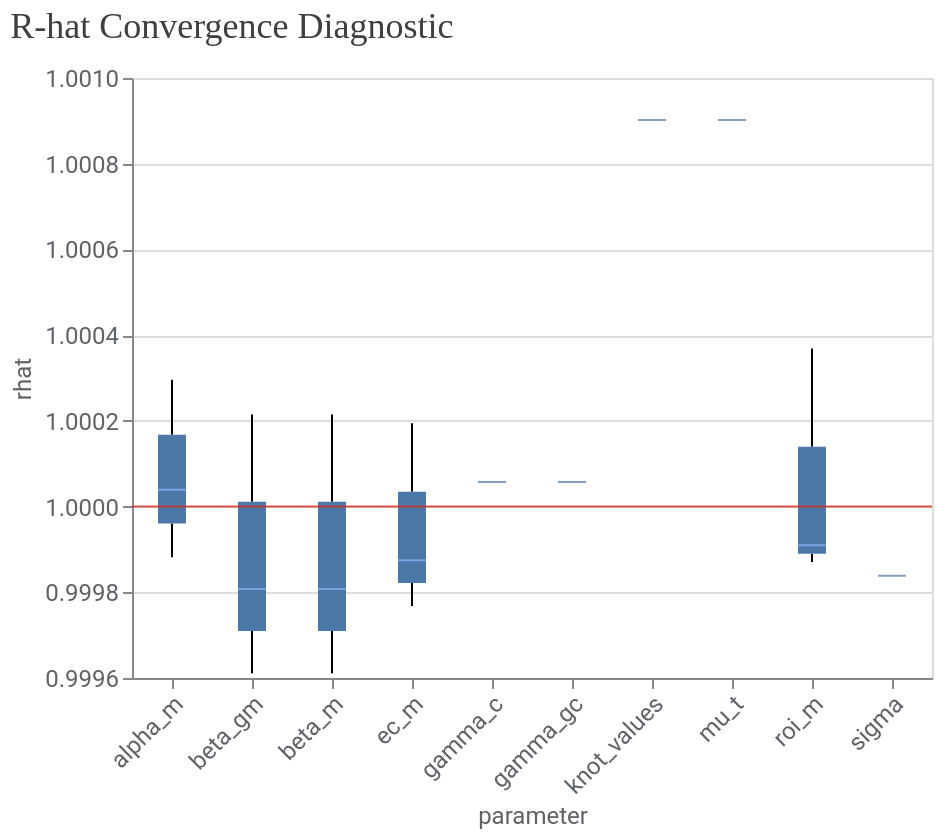

The notebook cell this image was saved under:
### Code cell
model_diagnostics = visualizer.ModelDiagnostics(mmm)
model_diagnostics.plot_rhat_boxplot()

### Figure 1 — Vega-Lite specification as saved in the notebook (floating-point values rounded to 4 significant figures)
{"config": {"view": {"continuousWidth": 300, "continuousHeight": 300}, "axis": {"labelColor": "#5F6368", "labelFont": "Roboto", "labelFontSize": 12, "titleColor": "#5F6368", "titleFont": "Roboto", "titleFontSize": 12, "titleFontWeight": "normal"}}, "layer": [{"data": {"name": "data-9d74a58fcc091e24f640690a53f11621"}, "mark": {"type": "boxplot", "median": {"color": "#8AB4F8"}, "outliers": {"filled": true}}, "encoding": {"x": {"axis": {"labelAngle": -45}, "field": "parameter", "type": "nominal"}, "y": {"field": "rhat", "scale": {"zero": false}, "type": "quantitative"}}}, {"data": {"name": "empty"}, "mark": {"type": "rule", "color": "#D93025", "opacity": 0.8}, "encoding": {"y": {"datum": 1}}}], "title": {"text": "R-hat Convergence Diagnostic", "anchor": "start", "color": "#3C4043", "font": "Google Sans Display", "fontSize": 18, "fontWeight": "normal", "offset": 10}, "width": 400, "$schema": "https://vega.github.io/schema/vega-lite/v5.20.1.json", "datasets": {"data-9d74a58fcc091e24f640690a53f11621": [{"parameter": "alpha_m", "rhat": 1.0}, {"parameter": "alpha_m", "rhat": 0.9999}, {"parameter": "alpha_m", "rhat": 1.0}, {"parameter": "beta_gm", "rhat": 1.0}, {"parameter": "beta_gm", "rhat": 0.9996}, {"parameter": "beta_gm", "rhat": 0.9998}, {"parameter": "beta_m", "rhat": 1.0}, {"parameter": "beta_m", "rhat": 0.9996}, {"parameter": "beta_m", "rhat": 0.9998}, {"parameter": "ec_m", "rhat": 0.9998}, {"parameter": "ec_m", "rhat": 0.9999}, {"parameter": "ec_m", "rhat": 1.0}, {"parameter": "gamma_c", "rhat": 1.0}, {"parameter": "gamma_gc", "rhat": 1.0}, {"parameter": "knot_values", "rhat": 1.001}, {"parameter": "mu_t", "rhat": 1.001}, {"parameter": "mu_t", "rhat": 1.001}, {"parameter": "mu_t", "rhat": 1.001}, {"parameter": "mu_t", "rhat": 1.001}, {"parameter": "mu_t", "rhat": 1.001}, {"parameter": "mu_t", "rhat": 1.001}, {"parameter": "mu_t", "rhat": 1.001}, {"parameter": "mu_t", "rhat": 1.001}, {"parameter": "mu_t", "rhat": 1.001}, {"parameter": "mu_t", "rhat": 1.001}, {"parameter": "mu_t", "rhat": 1.001}, {"parameter": "mu_t", "rhat": 1.001}, {"parameter": "mu_t", "rhat": 1.001}, {"parameter": "mu_t", "rhat": 1.001}, {"parameter": "mu_t", "rhat": 1.001}, {"parameter": "mu_t", "rhat": 1.001}, {"parameter": "mu_t", "rhat": 1.001}, {"parameter": "mu_t", "rhat": 1.001}, {"parameter": "mu_t", "rhat": 1.001}, {"parameter": "mu_t", "rhat": 1.001}, {"parameter": "mu_t", "rhat": 1.001}, {"parameter": "mu_t", "rhat": 1.001}, {"parameter": "mu_t", "rhat": 1.001}, {"parameter": "mu_t", "rhat": 1.001}, {"parameter": "mu_t", "rhat": 1.001}, {"parameter": "mu_t", "rhat": 1.001}, {"parameter": "mu_t", "rhat": 1.001}, {"parameter": "mu_t", "rhat": 1.001}, {"parameter": "mu_t", "rhat": 1.001}, {"parameter": "mu_t", "rhat": 1.001}, {"parameter": "mu_t", "rhat": 1.001}, {"parameter": "mu_t", "rhat": 1.001}, {"parameter": "mu_t", "rhat": 1.001}, {"parameter": "mu_t", "rhat": 1.001}, {"parameter": "mu_t", "rhat": 1.001}, {"parameter": "mu_t", "rhat": 1.001}, {"parameter": "mu_t", "rhat": 1.001}, {"parameter": "mu_t", "rhat": 1.001}, {"parameter": "mu_t", "rhat": 1.001}, {"parameter": "mu_t", "rhat": 1.001}, {"parameter": "mu_t", "rhat": 1.001}, {"parameter": "mu_t", "rhat": 1.001}, {"parameter": "mu_t", "rhat": 1.001}, {"parameter": "mu_t", "rhat": 1.001}, {"parameter": "mu_t", "rhat": 1.001}, {"parameter": "mu_t", "rhat": 1.001}, {"parameter": "mu_t", "rhat": 1.001}, {"parameter": "mu_t", "rhat": 1.001}, {"parameter": "mu_t", "rhat": 1.001}, {"parameter": "mu_t", "rhat": 1.001}, {"parameter": "mu_t", "rhat": 1.001}, {"parameter": "mu_t", "rhat": 1.001}, {"parameter": "mu_t", "rhat": 1.001}, {"parameter": "mu_t", "rhat": 1.001}, {"parameter": "mu_t", "rhat": 1.001}, {"parameter": "mu_t", "rhat": 1.001}, {"parameter": "mu_t", "rhat": 1.001}, {"parameter": "mu_t", "rhat": 1.001}, {"parameter": "mu_t", "rhat": 1.001}, {"parameter": "mu_t", "rhat": 1.001}, {"parameter": "mu_t", "rhat": 1.001}, {"parameter": "mu_t", "rhat": 1.001}, {"parameter": "mu_t", "rhat": 1.001}, {"parameter": "mu_t", "rhat": 1.001}, {"parameter": "mu_t", "rhat": 1.001}, {"parameter": "mu_t", "rhat": 1.001}, {"parameter": "mu_t", "rhat": 1.001}, {"parameter": "mu_t", "rhat": 1.001}, {"parameter": "mu_t", "rhat": 1.001}, {"parameter": "mu_t", "rhat": 1.001}, {"parameter": "mu_t", "rhat": 1.001}, {"parameter": "mu_t", "rhat": 1.001}, {"parameter": "mu_t", "rhat": 1.001}, {"parameter": "mu_t", "rhat": 1.001}, {"parameter": "mu_t", "rhat": 1.001}, {"parameter": "mu_t", "rhat": 1.001}, {"parameter": "mu_t", "rhat": 1.001}, {"parameter": "mu_t", "rhat": 1.001}, {"parameter": "mu_t", "rhat": 1.001}, {"parameter": "mu_t", "rhat": 1.001}, {"parameter": "mu_t", "rhat": 1.001}, {"parameter": "mu_t", "rhat": 1.001}, {"parameter": "mu_t", "rhat": 1.001}, {"parameter": "mu_t", "rhat": 1.001}, {"parameter": "mu_t", "rhat": 1.001}, {"parameter": "mu_t", "rhat": 1.001}, {"parameter": "mu_t", "rhat": 1.001}, {"parameter": "mu_t", "rhat": 1.001}, {"parameter": "mu_t", "rhat": 1.001}, {"parameter": "mu_t", "rhat": 1.001}, {"parameter": "mu_t", "rhat": 1.001}, {"parameter": "mu_t", "rhat": 1.001}, {"parameter": "mu_t", "rhat": 1.001}, {"parameter": "mu_t", "rhat": 1.001}, {"parameter": "mu_t", "rhat": 1.001}, {"parameter": "mu_t", "rhat": 1.001}, {"parameter": "mu_t", "rhat": 1.001}, {"parameter": "mu_t", "rhat": 1.001}, {"parameter": "mu_t", "rhat": 1.001}, {"parameter": "mu_t", "rhat": 1.001}, {"parameter": "mu_t", "rhat": 1.001}, {"parameter": "mu_t", "rhat": 1.001}, {"parameter": "mu_t", "rhat": 1.001}, {"parameter": "mu_t", "rhat": 1.001}, {"parameter": "roi_m", "rhat": 1.0}, {"parameter": "roi_m", "rhat": 0.9999}, {"parameter": "roi_m", "rhat": 0.9999}, {"parameter": "sigma", "rhat": 0.9998}], "empty": [{}]}}
